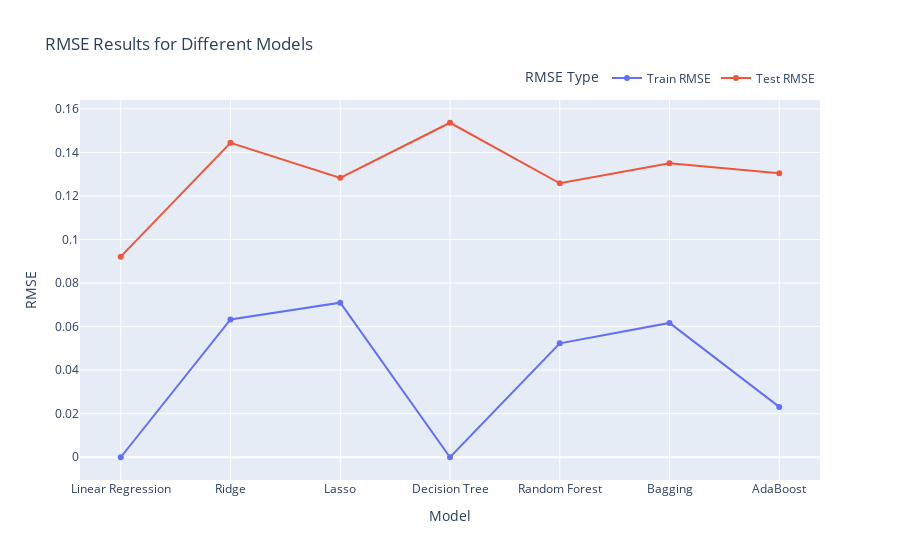

The cell this chart's notebook holds for it:
### Code cell
import pandas as pd
import plotly.express as px

# Load RMSE results from the JSON file
json_file = "../AmesDashboard/models/rmse_results.json"  # Adjust the path if needed
rmse_results_df = pd.read_json(json_file)

# Reshape the DataFrame for easier plotting with Plotly
rmse_melted = rmse_results_df.melt(id_vars=['Model'], 
                                   value_vars=['Train RMSE', 'Test RMSE'], 
                                   var_name='RMSE Type', value_name='RMSE')

# Plot using Plotly
fig = px.line(rmse_melted, x='Model', y='RMSE', color='RMSE Type',
              markers=True, title='RMSE Results for Different Models')

fig.update_layout(xaxis_title='Model',
                  yaxis_title='RMSE',
                  legend_title='RMSE Type',
                  legend=dict(orientation="h", yanchor="bottom", y=1.02, xanchor="right", x=1))

fig.show()

### Figure 1 — Plotly figure (JSON) as saved in the notebook; plotly's stock layout.template omitted (floating-point values rounded to 4 significant figures)
{"data": [{"hovertemplate": "RMSE Type=Train RMSE<br>Model=%{x}<br>RMSE=%{y}<extra></extra>", "legendgroup": "Train RMSE", "line": {"color": "#636efa", "dash": "solid"}, "marker": {"symbol": "circle"}, "mode": "lines+markers", "name": "Train RMSE", "orientation": "v", "showlegend": true, "type": "scatter", "x": ["Linear Regression", "Ridge", "Lasso", "Decision Tree", "Random Forest", "Bagging", "AdaBoost"], "xaxis": "x", "y": [0, 0.06326, 0.07097, 0, 0.0523, 0.06169, 0.02312], "yaxis": "y"}, {"hovertemplate": "RMSE Type=Test RMSE<br>Model=%{x}<br>RMSE=%{y}<extra></extra>", "legendgroup": "Test RMSE", "line": {"color": "#EF553B", "dash": "solid"}, "marker": {"symbol": "circle"}, "mode": "lines+markers", "name": "Test RMSE", "orientation": "v", "showlegend": true, "type": "scatter", "x": ["Linear Regression", "Ridge", "Lasso", "Decision Tree", "Random Forest", "Bagging", "AdaBoost"], "xaxis": "x", "y": [0.09213, 0.1444, 0.1283, 0.1536, 0.1258, 0.1351, 0.1304], "yaxis": "y"}], "layout": {"legend": {"orientation": "h", "title": {"text": "RMSE Type"}, "tracegroupgap": 0, "x": 1, "xanchor": "right", "y": 1.02, "yanchor": "bottom"}, "title": {"text": "RMSE Results for Different Models"}, "xaxis": {"anchor": "y", "domain": [0, 1], "title": {"text": "Model"}}, "yaxis": {"anchor": "x", "domain": [0, 1], "title": {"text": "RMSE"}}}}
